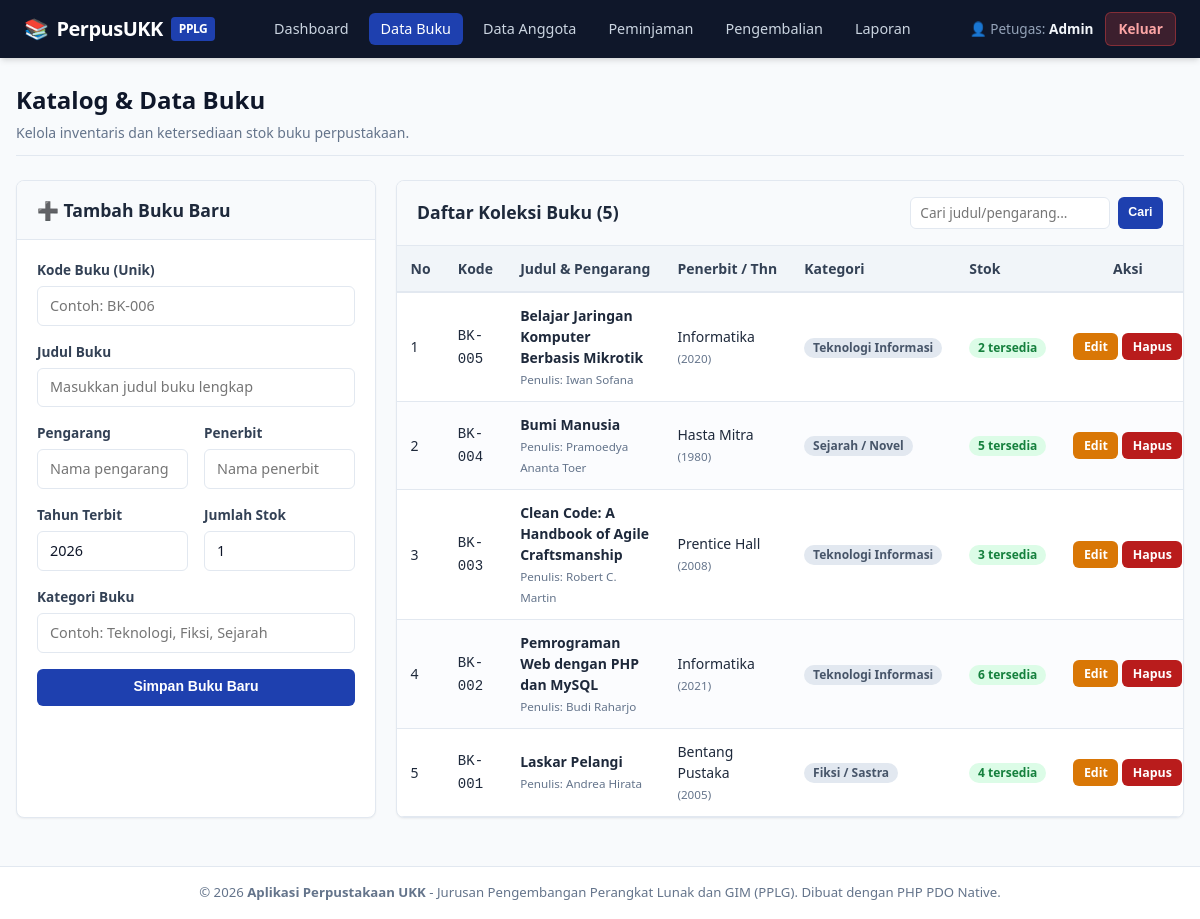
The app's page /perpus/versi-polos/buku.php (signed in) with its own data.
### tables this page shows
CREATE TABLE `buku` (
    `id_buku` INT AUTO_INCREMENT PRIMARY KEY,
    `kode_buku` VARCHAR(20) NOT NULL UNIQUE,
    `judul_buku` VARCHAR(150) NOT NULL,
    `pengarang` VARCHAR(100) NOT NULL,
    `penerbit` VARCHAR(100) NOT NULL,
    `tahun_terbit` YEAR NOT NULL,
    `kategori` VARCHAR(50) NOT NULL,
    `stok` INT NOT NULL DEFAULT 0,
    `created_at` TIMESTAMP DEFAULT CURRENT_TIMESTAMP,
    KEY `idx_buku_judul` (`judul_buku`)
);

### perpus/versi-polos/config/database.php (called while the page is built, shortened)
<?php
function escape($data) {
    return htmlspecialchars((string)$data, ENT_QUOTES, 'UTF-8');
}

### perpus/versi-polos/buku.php (the view, shortened to what this page needs)
<?php
require_once 'config/database.php';
$is_edit      = false;
$kode_buku    = '';
$judul_buku   = '';
$pengarang    = '';
$penerbit     = '';
$tahun_terbit = date('Y');
$kategori     = '';
$stok         = 1;
$keyword = trim($_GET['keyword'] ?? '');
if ($keyword !== '') {
    $stmtBuku = $pdo->prepare("
        SELECT * FROM buku
        WHERE judul_buku LIKE :kw1 OR pengarang LIKE :kw2 OR kode_buku LIKE :kw3
        ORDER BY id_buku DESC
    ");
    $param = "%{$keyword}%";
    $stmtBuku->execute([':kw1' => $param, ':kw2' => $param, ':kw3' => $param]);
} else {
    $stmtBuku = $pdo->query("SELECT * FROM buku ORDER BY id_buku DESC");
}
$daftarBuku = $stmtBuku->fetchAll();
include 'includes/header.php';
?>
<div class="page-header">
    <div>
        <h1 class="page-title">Katalog & Data Buku</h1>
        <p class="page-subtitle">Kelola inventaris dan ketersediaan stok buku perpustakaan.</p>
    </div>
</div>
<div class="grid grid-split">
    <div class="card">
        <div class="card-header">
            <h2 class="card-title"><?= $is_edit ? '✏️ Edit Data Buku' : '➕ Tambah Buku Baru' ?></h2>
        </div>
        <div class="card-body">
            <form action="buku.php" method="POST">
                <div class="form-group">
                    <label for="kode_buku" class="form-label">Kode Buku (Unik)</label>
                    <input type="text" id="kode_buku" name="kode_buku" class="form-control"
                           placeholder="Contoh: BK-006" required
                           value="<?= escape($kode_buku) ?>">
                </div>
                <div class="form-group">
                    <label for="judul_buku" class="form-label">Judul Buku</label>
                    <input type="text" id="judul_buku" name="judul_buku" class="form-control"
                           placeholder="Masukkan judul buku lengkap" required
                           value="<?= escape($judul_buku) ?>">
                </div>
                <div class="form-row">
                    <div class="form-group">
                        <label for="pengarang" class="form-label">Pengarang</label>
                        <input type="text" id="pengarang" name="pengarang" class="form-control"
                               placeholder="Nama pengarang" required
                               value="<?= escape($pengarang) ?>">
                    </div>
                    <div class="form-group">
                        <label for="penerbit" class="form-label">Penerbit</label>
                        <input type="text" id="penerbit" name="penerbit" class="form-control"
                               placeholder="Nama penerbit" required
                               value="<?= escape($penerbit) ?>">
                    </div>
                </div>
                <div class="form-row">
                    <div class="form-group">
                        <label for="tahun_terbit" class="form-label">Tahun Terbit</label>
                        <input type="number" id="tahun_terbit" name="tahun_terbit" class="form-control"
                               min="1900" max="<?= date('Y') + 1 ?>" required
                               value="<?= (int)$tahun_terbit ?>">
                    </div>
                    <div class="form-group">
                        <label for="stok" class="form-label">Jumlah Stok</label>
                        <input type="number" id="stok" name="stok" class="form-control"
                               min="0" required
                               value="<?= (int)$stok ?>">
                    </div>
                </div>
                <div class="form-group">
                    <label for="kategori" class="form-label">Kategori Buku</label>
                    <input type="text" id="kategori" name="kategori" class="form-control"
                           placeholder="Contoh: Teknologi, Fiksi, Sejarah" required
                           value="<?= escape($kategori) ?>">
                </div>
                <button type="submit" class="btn btn-primary btn-block" style="margin-top: 1rem;">
                    <?= $is_edit ? 'Simpan Perubahan' : 'Simpan Buku Baru' ?>
                </button>
            </form>
        </div>
    </div>
    <div class="card">
        <div class="card-header">
            <h2 class="card-title">Daftar Koleksi Buku (<?= count($daftarBuku) ?>)</h2>
            <form action="buku.php" method="GET" style="display: flex; gap: 0.5rem;">
                <input type="text" name="keyword" class="form-control" style="width: 200px; padding: 0.35rem 0.6rem; font-size: 0.85rem;"
                       placeholder="Cari judul/pengarang..." value="<?= escape($keyword) ?>">
                <button type="submit" class="btn btn-sm btn-primary">Cari</button>
            </form>
        </div>
        <div class="card-body" style="padding: 0;">
            <div class="table-responsive">
                <table class="table table-striped">
                    <thead>
                        <tr>
                            <th>No</th>
                            <th>Kode</th>
                            <th>Judul & Pengarang</th>
                            <th>Penerbit / Thn</th>
                            <th>Kategori</th>
                            <th>Stok</th>
                            <th style="text-align: center;">Aksi</th>
                        </tr>
                    </thead>
                    <tbody>
                        <?php if (empty($daftarBuku)): ?>
                            <tr>
                                <td colspan="7" style="text-align: center; padding: 2rem; color: #64748b;">
                                    <?= ($keyword !== '') ? 'Tidak ditemukan buku dengan kata kunci tersebut.' : 'Belum ada data buku.' ?>
                                </td>
                            </tr>
                        <?php else: ?>
                            <?php $no = 1; foreach ($daftarBuku as $buku): ?>
                                <tr>
                                    <td><?= $no++ ?></td>
                                    <td><code><?= escape($buku['kode_buku']) ?></code></td>
                                    <td>
                                        <strong><?= escape($buku['judul_buku']) ?></strong><br>
                                        <small style="color: #64748b;">Penulis: <?= escape($buku['pengarang']) ?></small>
                                    </td>
                                    <td>
                                        <?= escape($buku['penerbit']) ?><br>
                                        <small style="color: #64748b;">(<?= escape($buku['tahun_terbit']) ?>)</small>
                                    </td>
                                    <td>
                                        <span class="badge badge-secondary"><?= escape($buku['kategori']) ?></span>
                                    </td>
                                    <td>
                                        <?php if ($buku['stok'] > 0): ?>
                                            <span class="badge badge-success"><?= (int)$buku['stok'] ?> tersedia</span>
                                        <?php else: ?>
                                            <span class="badge badge-danger">Habis</span>
                                        <?php endif; ?>
                                    </td>
                                    <td style="text-align: center; white-space: nowrap;">
                                        <a href="buku.php?edit=<?= (int)$buku['id_buku'] ?>" class="btn btn-sm btn-warning">Edit</a>
                                        <a href="buku.php?hapus=<?= (int)$buku['id_buku'] ?>" class="btn btn-sm btn-danger"
                                           onclick="return confirm('Apakah Anda yakin ingin menghapus buku \'<?= escape(addslashes($buku['judul_buku'])) ?>\'?')">
                                           Hapus
                                        </a>
                                    </td>
                                </tr>
                            <?php endforeach; ?>
                        <?php endif; ?>
                    </tbody>
                </table>
            </div>
        </div>
    </div>
</div>
<?php include 'includes/footer.php'; ?>

### perpus/versi-polos/assets/style.css (style rules this page uses)
:root { --primary: #1e40af; --primary-hover: #1d4ed8; --primary-light: #dbeafe; --secondary: #475569; --secondary-hover: #334155; --success: #15803d; --success-bg: #dcfce7; --danger: #b91c1c; --danger-bg: #fee2e2; --warning: #b45309; --warning-bg: #fef3c7; --info: #0369a1; --info-bg: #e0f2fe; --bg-page: #f8fafc; --bg-card: #ffffff; --text-main: #0f172a; --text-muted: #64748b; --border-color: #e2e8f0; --radius: 8px; --shadow-sm: 0 1px 2px 0 rgba(0, 0, 0, 0.05); --shadow-md: 0 4px 6px -1px rgba(0, 0, 0, 0.1), 0 2px 4px -2px rgba(0, 0, 0, 0.1); --shadow-lg: 0 10px 15px -3px rgba(0, 0, 0, 0.1), 0 4px 6px -4px rgba(0, 0, 0, 0.1); --transition: all 0.2s ease-in-out; }
* { box-sizing: border-box; margin: 0; padding: 0; }
body { font-family: system-ui, -apple-system, 'Segoe UI', Roboto, Helvetica, Arial, sans-serif; background-color: var(--bg-page); color: var(--text-main); line-height: 1.5; display: flex; flex-direction: column; min-height: 100vh; }
.page-header { display: flex; justify-content: space-between; align-items: center; flex-wrap: wrap; gap: 1rem; margin-bottom: 1.5rem; padding-bottom: 0.75rem; border-bottom: 1px solid var(--border-color); }
.page-title { font-size: 1.5rem; font-weight: 700; color: #0f172a; }
.page-subtitle { font-size: 0.875rem; color: var(--text-muted); margin-top: 0.25rem; }
.grid { display: grid; gap: 1.25rem; }
.grid-split { grid-template-columns: 360px 1fr; }
.card { background-color: var(--bg-card); border: 1px solid var(--border-color); border-radius: var(--radius); box-shadow: var(--shadow-sm); margin-bottom: 1.5rem; overflow: hidden; }
.card-header { padding: 1rem 1.25rem; background-color: #f8fafc; border-bottom: 1px solid var(--border-color); display: flex; justify-content: space-between; align-items: center; flex-wrap: wrap; gap: 0.5rem; }
.card-title { font-size: 1.1rem; font-weight: 600; color: #1e293b; }
.card-body { padding: 1.25rem; }
.form-group { margin-bottom: 1rem; }
.form-label { display: block; font-size: 0.85rem; font-weight: 600; margin-bottom: 0.35rem; color: #334155; }
.form-control, .form-select { width: 100%; padding: 0.55rem 0.75rem; font-size: 0.9rem; line-height: 1.4; color: #0f172a; background-color: #ffffff; border: 1px solid var(--border-color); border-radius: 6px; outline: none; transition: var(--transition); font-family: inherit; }
.form-row { display: flex; gap: 1rem; }
.form-row .form-group { flex: 1; }
.btn { display: inline-flex; align-items: center; justify-content: center; gap: 0.4rem; padding: 0.55rem 1rem; font-size: 0.875rem; font-weight: 600; border-radius: 6px; cursor: pointer; border: 1px solid transparent; text-decoration: none; transition: var(--transition); line-height: 1.25; }
.btn-sm { padding: 0.3rem 0.6rem; font-size: 0.775rem; }
.btn-primary { background-color: var(--primary); color: #ffffff; }
.btn-danger { background-color: var(--danger); color: #ffffff; }
.btn-warning { background-color: #d97706; color: #ffffff; }
.btn-block { display: flex; width: 100%; }
.table-responsive { width: 100%; overflow-x: auto; -webkit-overflow-scrolling: touch; }
.table { width: 100%; border-collapse: collapse; font-size: 0.875rem; text-align: left; }
.table th { background-color: #f1f5f9; color: #334155; font-weight: 600; padding: 0.75rem 0.85rem; border-bottom: 2px solid var(--border-color); white-space: nowrap; }
.table td { padding: 0.75rem 0.85rem; border-bottom: 1px solid var(--border-color); color: #1e293b; vertical-align: middle; }
.table-striped tbody tr:nth-of-type(even) { background-color: #fbfcfe; }
.badge { display: inline-block; padding: 0.25rem 0.55rem; font-size: 0.75rem; font-weight: 600; border-radius: 9999px; line-height: 1; text-align: center; white-space: nowrap; }
.badge-success { background-color: var(--success-bg); color: var(--success); }
.badge-secondary { background-color: #e2e8f0; color: #475569; }

### records on screen
buku: kode_buku "BK-005", judul_buku "Belajar Jaringan Komputer Berbasis Mikrotik", pengarang "Iwan Sofana", penerbit "Informatika", tahun_terbit "2020", kategori "Teknologi Informasi", stok "2"
buku: kode_buku "BK-004", judul_buku "Bumi Manusia", pengarang "Pramoedya Ananta Toer", penerbit "Hasta Mitra", tahun_terbit "1980", kategori "Sejarah / Novel", stok "5"
buku: kode_buku "BK-003", judul_buku "Clean Code: A Handbook of Agile Craftsmanship", pengarang "Robert C. Martin", penerbit "Prentice Hall", tahun_terbit "2008", kategori "Teknologi Informasi", stok "3"
buku: kode_buku "BK-002", judul_buku "Pemrograman Web dengan PHP dan MySQL", pengarang "Budi Raharjo", penerbit "Informatika", tahun_terbit "2021", kategori "Teknologi Informasi", stok "6"
buku: kode_buku "BK-001", judul_buku "Laskar Pelangi", pengarang "Andrea Hirata", penerbit "Bentang Pustaka", tahun_terbit "2005", kategori "Fiksi / Sastra", stok "4"

### other values on screen
$_SESSION['nama_lengkap'] "Admin"
count($daftarBuku) "5"
